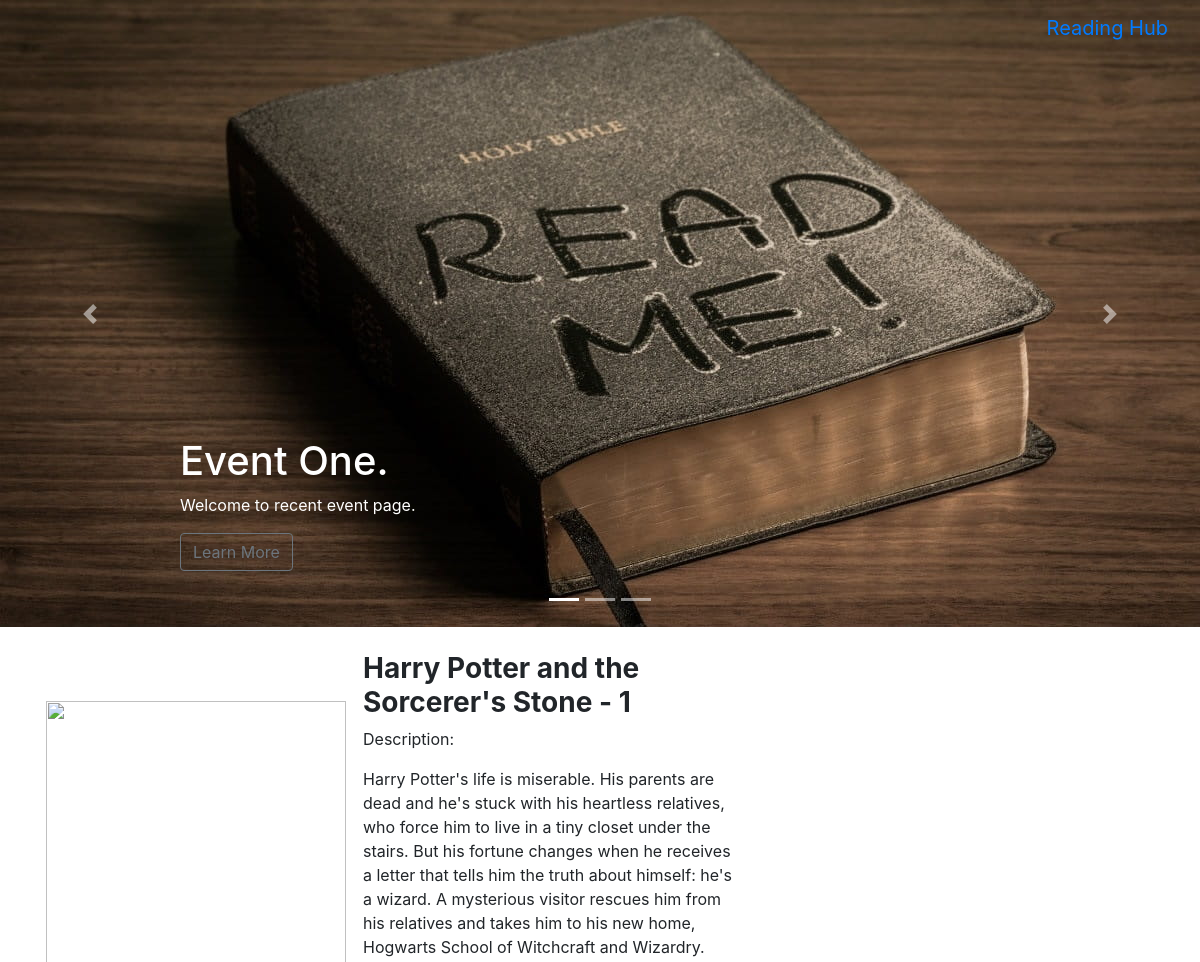
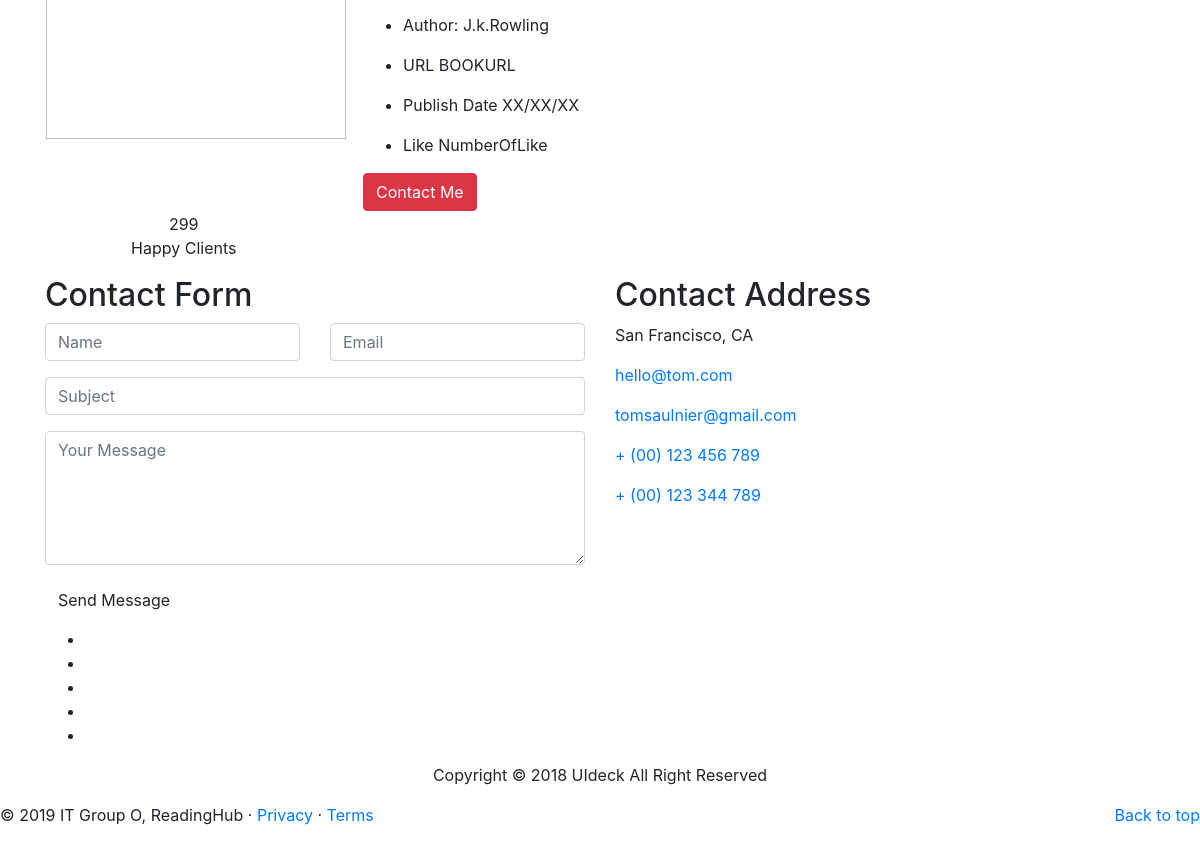
The page /readinghub/category/fiction/harry-potter-and-the-sorcerers-stone-1/ on the database its author committed (2 pictures, top to bottom).
### readinghub/models.py (models this page shows, shortened)
class Book(models.Model):
    category = models.ForeignKey(Category, on_delete=models.CASCADE)
    title = models.CharField(max_length=128)
    author = models.CharField(max_length=128)
    url = models.URLField()
    description = models.TextField(blank=True)
    likes = models.IntegerField(default=0)
    image = models.ImageField(default='lion.jpg', upload_to='book_images', blank=True)
    slug = models.SlugField(unique=True)
    class Meta:
        verbose_name_plural = 'Books'

### readinghub/views.py (the view)
# urls.py: url(r'^category/(?P<category_name_slug>[\w\-]+)/(?P<book_name_slug>[\w\-]+)/$', views.show_book, name='show_book'),
def show_book(request, category_name_slug, book_name_slug):
    context_dict = {}
    try:
        category = Category.objects.get(slug=category_name_slug)
        book = Book.objects.get(slug=book_name_slug)
        context_dict['book'] = book
        context_dict['category'] = category
        context_dict['category_name_slug'] = category_name_slug
        context_dict['book_name_slug'] = book_name_slug
    except Category.DoesNotExist or Book.DoesNotExist:
        context_dict['category'] = None
        context_dict['book'] = None
        context_dict['category_name_slug'] = None
        context_dict['book_name_slug'] = None
    return render(request,'readinghub/show_book.html', context_dict)

### templates/readinghub/show_book.html (shortened to what this page needs)
{% extends 'readinghub/base.html' %}
{% load staticfiles %}
{% block body_block %}
     <table>
    <tr>
    <td>
     <div class="img-thumb wow fadeInLeft" data-wow-delay="0.3s"> <img src="{{ MEDIA_URL }}lion.jpg" width="300" height="400" alt=""> </div>
    </td>
    <td>
    <section id="about" class="section-padding">
      <div class="container">
        <div class="row">
          <div class="col-lg-6 col-md-6 col-sm-12 col-xs-12">
              <div class="profile-wrapper wow fadeInRight" data-wow-delay="0.3s"><br/>
            <h3><strong>{{ book.title }}</strong></h3>
                <p>Description:</p>
              <p>{{ book.description }}</p>
              <div class="about-profile">
                <ul class="">
                    <li><span class="pro-title"> Author: </span> <span class="pro-detail">{{ book.author }}</span></li>
                </ul>
                  <ul class="admin-profile">
                  <li><span class="pro-title"> URL </span> <span class="pro-detail">BOOKURL</span></li>
                  </ul>
                  <ul class="admin-profile">
                  <li><span class="pro-title"> Publish Date </span> <span class="pro-detail">XX/XX/XX</span></li>
                  </ul>
                  <ul class="admin-profile">
                  <li><span class="pro-title"> Like </span> <span class="pro-detail">NumberOfLike</span>
                </ul>
              </div>
              <a href="#" class="btn btn-danger"> Contact Me</a>
            </div>
          </div>
        </div>
      </div>
    </section>
    </td>
    </tr>
    </table>
          <div class="col-md-3 col-sm-6 work-counter-widget text-center">
            <div class="counter wow fadeInDown" data-wow-delay="1.2s">
              <div class="counterUp">299</div>
              <p>Happy Clients</p>
            </div>
          </div>
        </div>
    <section id="contact" class="section-padding">
      <div class="contact-form">
        <div class="container">
          <div class="row contact-form-area wow fadeInUp" data-wow-delay="0.4s">
            <div class="col-md-6 col-lg-6 col-sm-12">
              <div class="contact-block">
                <h2>Contact Form</h2>
                <form id="contactForm">
                  <div class="row">
                    <div class="col-md-6">
                      <div class="form-group">
                        <input type="text" class="form-control" id="name" name="name" placeholder="Name" required data-error="Please enter your name">
                      </div>
                    </div>
                    <div class="col-md-6">
                      <div class="form-group">
                        <input type="text" placeholder="Email" id="email" class="form-control" name="email" required data-error="Please enter your email">
                      </div>
                    </div>
                     <div class="col-md-12">
                      <div class="form-group">
                        <input type="text" placeholder="Subject" id="msg_subject" class="form-control" required data-error="Please enter your subject">
                      </div>
                    </div>
                    <div class="col-md-12">
                      <div class="form-group">
                        <textarea class="form-control" id="message" placeholder="Your Message" rows="5" data-error="Write your message" required></textarea>
                      </div>
                      <div class="submit-button">
                        <button class="btn btn-common" id="submit" type="submit">Send Message</button>
                      </div>
                    </div>
                  </div>
                </form>
              </div>
            </div>
            <div class="col-md-6 col-lg-6 col-sm-12">
              <div class="footer-right-area wow fadeIn">
                <h2>Contact Address</h2>
                <div class="footer-right-contact">
                  <div class="single-contact">
                    <p>San Francisco, CA</p>
                  </div>
                  <div class="single-contact">
                    <p><a href="mailto:hello@tom.com">hello@tom.com</a></p>
                    <p><a href="mailto:tomsaulnier@gmail.com">tomsaulnier@gmail.com</a></p>
                  </div>
                  <div class="single-contact">
                    <p><a href="#">+ (00) 123 456 789</a></p>
                    <p><a href="#">+ (00) 123 344 789</a></p>
                  </div>
                </div>
              </div>
            </div>
          </div>
        </div>
      </div>
    </section>
    <footer class="footer-area section-padding">
      <div class="container">
        <div class="row">
          <div class="col-md-12">
            <div class="footer-text text-center wow fadeInDown" data-wow-delay="0.3s">
              <ul class="social-icon">
                <li>
                </li>
                <li>
                </li>
                <li>
                </li>
                <li>
                </li>
                <li>
                </li>
              </ul>
              <p>Copyright © 2018 UIdeck All Right Reserved</p>
            </div>
          </div>
        </div>
      </div>
    </footer>
    <link rel =“stylesheet”href=“{％static'js/jquery-min.js'％}”>
    <link rel =“stylesheet”href=“{％static'js/popper.min.js'％}”>
   <link rel =“stylesheet”href=“{％static'js/bootstrap.min.js'％}”>
    <link rel =“stylesheet”href=“{％static'js/jquery.mixitup.js'％}”>
    <link rel =“stylesheet”href=“{％static'js/jquery.counterup.min.js'％}”>
    <link rel =“stylesheet”href=“{％static'js/waypoints.min.js'％}”>
    <link rel =“stylesheet”href=“{％static'js/wow.js'％}”>
     <link rel =“stylesheet”href=“{％static'js/jquery.nav.js'％}”>
    <link rel =“stylesheet”href=“{％static'js/jquery.easing.min.js'％}”>
   <link rel =“stylesheet”href=“{％static'js/nivo-lightbox.js'％}”>
    <link rel =“stylesheet”href=“{％static'js/jquery.slicknav.js'％}”>
    <link rel =“stylesheet”href=“{％static'js/main.js'％}”>
    <link rel =“stylesheet”href=“{％static'js/form-validator.min.js'％}”>
    <link rel =“stylesheet”href=“{％static'js/contact-form-script.min.js'％}”>
   <link rel =“stylesheet”href=“{％static'js/map.js'％}”>
{% endblock %}

### rows shown on the page
Book: title "Harry Potter and the Sorcerer's Stone - 1", description "Harry Potter's life is miserable. His parents are dead and he's stuck with his heartless relatives, who force him to live in a tiny closet under the stairs. But his fortune changes when he receives a letter that tells him the truth about himself: he's a wizard. A mysterious visitor rescues him from his relatives and takes him to his new home, Hogwarts School of Witchcraft and Wizardry.", author "J.k.Rowling"
